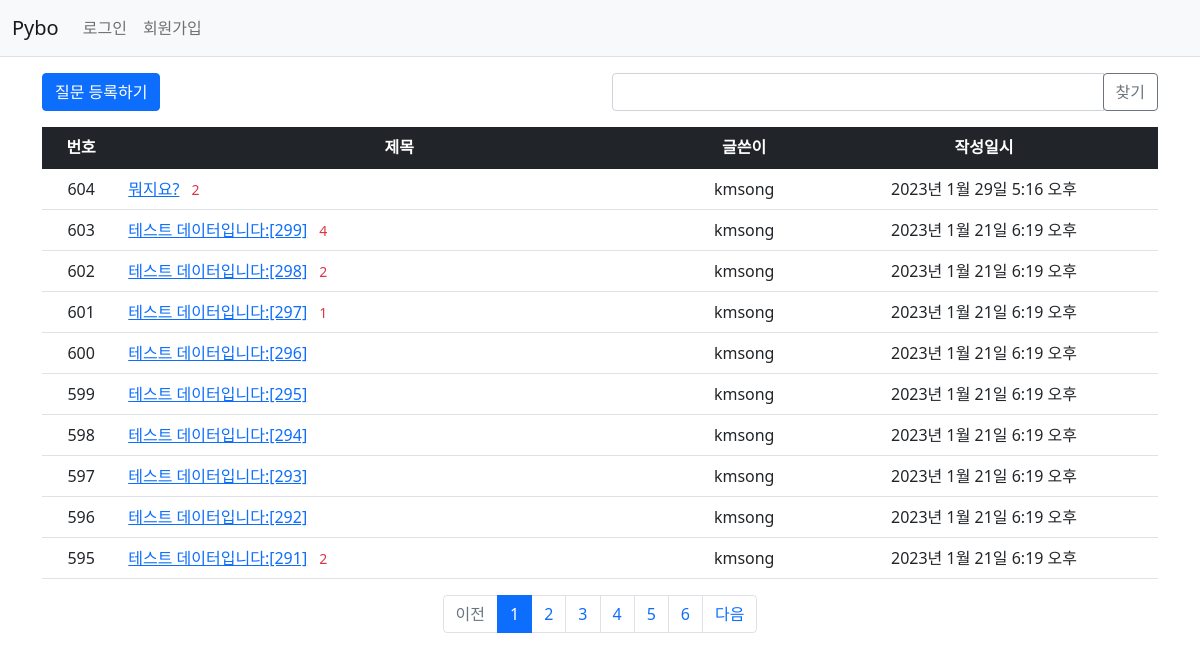
Screenshot of /pybo/ with the database file from the repository.
### pybo/models.py (models this page shows, shortened)
class Question(models.Model):
    author = models.ForeignKey(User, on_delete = models.CASCADE, related_name='author_question', null=True)
    subject = models.CharField(max_length=200)
    content = models.TextField()
    create_date = models.DateTimeField()
    modify_date = models.DateTimeField(null=True, blank=True)
    voter = models.ManyToManyField(User, related_name='voter_question') # 추천인 추가

### pybo/views/base_views.py (the view, shortened to what this page needs)
# urls.py: path('', base_views.index, name = 'index'), # '/' 에 해당하는 path
def index(request):
    page = request.GET.get('page','1') # 페이지
    kw = request.GET.get('kw','') # 검색어
    question_list = Question.objects.order_by('-create_date')
    paginator = Paginator(question_list, 10) # 페이지당 10개씩 보여주기
    page_obj = paginator.get_page(page)
    context = {'question_list' : page_obj,'page':page, 'kw':kw}
    return render(request, 'pybo/question_list.html',context)

### pybo/templatetags/pybo_filter.py (called while the page is built)
@register.filter
def sub(value, arg):
    return value - arg

### templates/pybo/question_list.html (shortened to what this page needs)
{% extends 'base.html' %}
{% load pybo_filter %}
{% block content %}
<div class="container my-3">
    <div class="row my-3">
        <div class="col-6">
            <a href="{% url 'pybo:question_create' %}" class="btn btn-primary">질문 등록하기</a>
        </div>
        <div class="col-6">
            <div class="input-group">
                <input type="text" id="search_kw" class="form-control" value="{{ kw|default_if_none:'' }}">
                <div class="input-group-append">
                    <button class="btn btn-outline-secondary" type="button" id="btn_search">찾기</button>
                </div>
            </div>
        </div>
    </div>
    <table class="table">
        <thead>
        <tr class="text-center table-dark">
            <th>번호</th>
            <th style = "width:50%">제목</th>
            <th>글쓴이</th>
            <th>작성일시</th>
        </tr>
        </thead>
        <tbody>
        {% if question_list %}
        {% for question in question_list %}
        <tr class = "text-center">
            <td>
                {{ question_list.paginator.count|sub:question_list.start_index|sub:forloop.counter0|add:1 }}
            </td>
            <td class = "text-start">
                <a href="{% url 'pybo:detail' question.id %}">{{ question.subject }}</a>
                {% if question.answer_set.count > 0 %}
                <span class = "text-danger small mx-2">{{ question.answer_set.count }}</span>
                {% endif %}
            </td>
            <td>{{ question.author.username }}</td>
            <td>{{ question.create_date }}</td>
        </tr>
        {% endfor %}
        {% else %}
        <tr>
            <td colspan="4">질문이 없습니다.</td>
        </tr>
        {% endif %}
        </tbody>
    </table>
    <ul class="pagination justify-content-center">
        {% if question_list.has_previous %}
        <li class="page-item">
            <a class="page-link" data-page="{{ question_list.previous_page_number }}"
                href="javascript:void(0)">이전</a>
        </li>
        {% else %}
        <li class="page-item disabled">
            <a class="page-link" tabindex="-1" aria-disabled="true"
                href="javascript:void(0)">이전</a>
        </li>
        {% endif %}
        {% for page_number in question_list.paginator.page_range %}
        {% if page_number >= question_list.number|add:-5 and page_number <= question_list.number|add:5 %}
        {% if page_number == question_list.number %}
        <li class="page-item active" aria-current="page">
            <a class="page-link" data-page="{{ page_number }}"
                href="javascript:void(0)">{{ page_number }}</a>
        </li>
        {% else %}
        <li class="page-item">
            <a class="page-link" data-page="{{ page_number }}"
                href="javascript:void(0)">{{ page_number }}</a>
        </li>
        {% endif %}
        {% endif %}
        {% endfor %}
        {% if question_list.has_next %}
        <li class="page-item">
            <a class="page-link" data-page="{{ question_list.next_page_number }}"
                href="javascript:void(0)">다음</a>
        </li>
        {% else %}
        <li class="page-item disabled">
            <a class="page-link" tabindex="-1" aria-disabled="true"
                href="javascript:void(0)">다음</a>
        </li>
        {% endif %}
    </ul>
</div>
{% endblock%}

### templates/base.html (shortened to what this page needs)
{% load static %}
<!doctype html>
<html lang="ko">
<head>
    <link rel="stylesheet" type="text/css" href="{% static 'bootstrap.min.css' %}">
    <link rel="stylesheet" type="text/css" href="{% static 'pybo/style.css' %}">
</head>
<body>
{% include "navbar.html" %}
{% block content %}
{% endblock %}
</body>
</html>

### templates/navbar.html (shortened to what this page needs)
<nav class="navbar navbar-expand-lg navbar-light bg-light border-bottom">
    <div class="container-fluid">
        <a class="navbar-brand" href="{% url 'pybo:index' %}">Pybo</a>
        <div class="collapse navbar-collapse" id="navbarSupportedContent">
            <ul class="navbar-nav">
                <li class="nav-item">
                    {% if user.is_authenticated %}
                    <a class="nav-link" href="{% url 'common:logout' %}">{{ user.username }}(로그아웃)</a>
                    {% else %}
                    <a class="nav-link" href="{% url 'common:login' %}">로그인</a>
                    {% endif %}
                </li>
                <li>
                    {% if not user.is_authenticated %}
                    <a class="nav-link" href="{% url 'common:signup' %}">회원가입</a>
                    {% endif %}
                </li>
            </ul>
        </div>
    </div>
</nav>

### rows the page displays
Question: paginator.count|sub "604", subject "뭐지요?", answer_set.count "2", author.username "kmsong", create_date "2023년 1월 29일 5:16 오후"
Question: paginator.count|sub "603", subject "테스트 데이터입니다:[299]", answer_set.count "4", author.username "kmsong", create_date "2023년 1월 21일 6:19 오후"
Question: paginator.count|sub "602", subject "테스트 데이터입니다:[298]", answer_set.count "2", author.username "kmsong", create_date "2023년 1월 21일 6:19 오후"
Question: paginator.count|sub "601", subject "테스트 데이터입니다:[297]", answer_set.count "1", author.username "kmsong", create_date "2023년 1월 21일 6:19 오후"
Question: paginator.count|sub "600", subject "테스트 데이터입니다:[296]", author.username "kmsong", create_date "2023년 1월 21일 6:19 오후"
Question: paginator.count|sub "599", subject "테스트 데이터입니다:[295]", author.username "kmsong", create_date "2023년 1월 21일 6:19 오후"
Question: paginator.count|sub "598", subject "테스트 데이터입니다:[294]", author.username "kmsong", create_date "2023년 1월 21일 6:19 오후"
Question: paginator.count|sub "597", subject "테스트 데이터입니다:[293]", author.username "kmsong", create_date "2023년 1월 21일 6:19 오후"
Question: paginator.count|sub "596", subject "테스트 데이터입니다:[292]", author.username "kmsong", create_date "2023년 1월 21일 6:19 오후"
Question: paginator.count|sub "595", subject "테스트 데이터입니다:[291]", answer_set.count "2", author.username "kmsong", create_date "2023년 1월 21일 6:19 오후"

### other values shown
{{ page_number }} "1"
{{ page_number }} "2" "3" "4" "5" "6"
